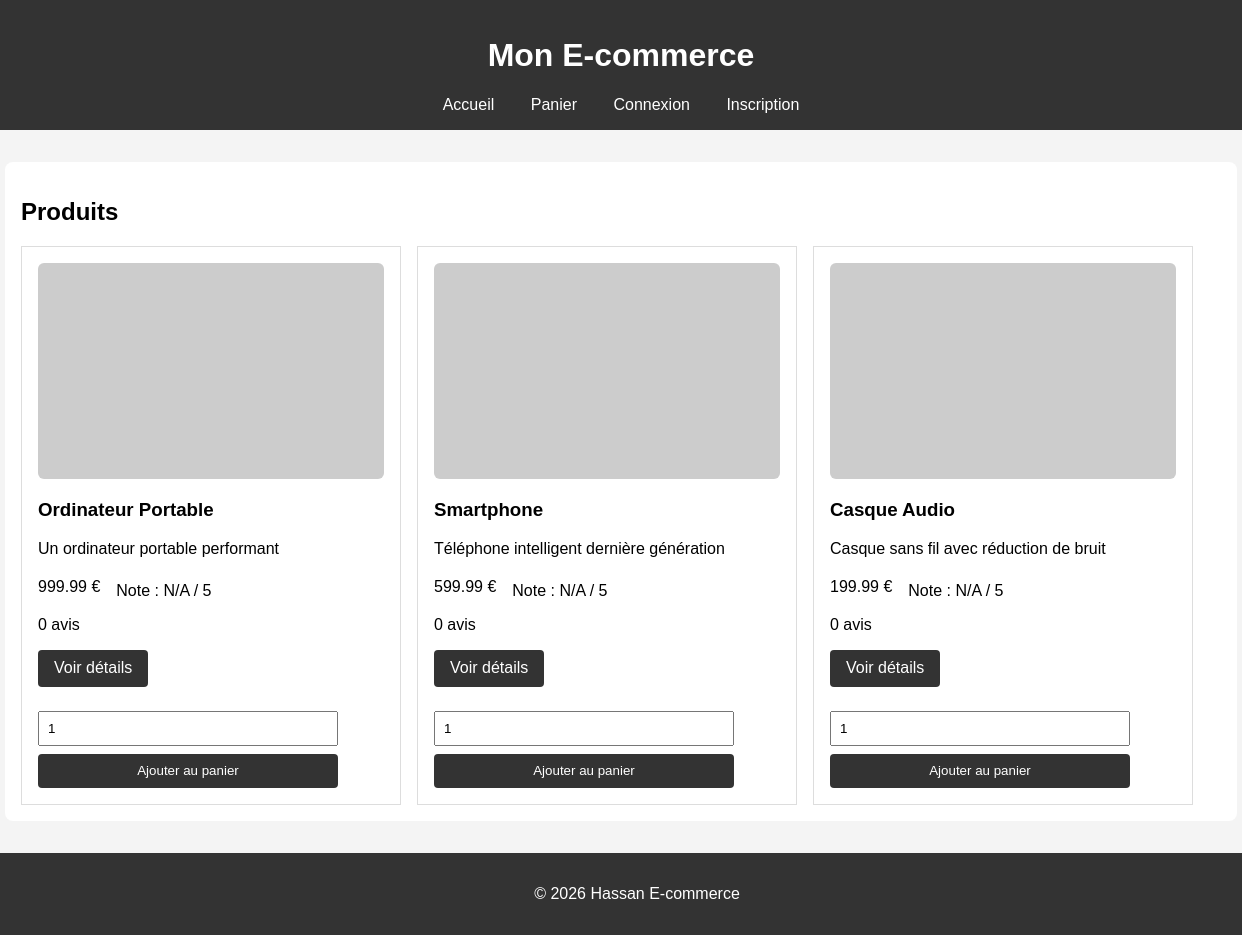
The page / on the database its author committed.
### tables this page shows
CREATE TABLE products (
    id INT AUTO_INCREMENT PRIMARY KEY,
    name VARCHAR(100) NOT NULL,
    description TEXT,
    price DECIMAL(10,2) NOT NULL,
    image VARCHAR(255),
    stock INT DEFAULT 0,
    created_at TIMESTAMP DEFAULT CURRENT_TIMESTAMP
);

### config.php (called while the page is built, shortened)
<?php
function getProductRating(PDO $db, int $productId): array {
    try {
        $stmt = $db->prepare("SELECT AVG(rating) AS avg_rating, COUNT(*) AS review_count FROM reviews WHERE product_id = ?");
        $stmt->execute([$productId]);
        $result = $stmt->fetch(PDO::FETCH_ASSOC);
        return [
            'avg_rating' => $result['avg_rating'] ? round($result['avg_rating'], 1) : 0,
            'review_count' => $result['review_count'] ?? 0,
        ];
    } catch (PDOException $e) {
        return ['avg_rating' => 0, 'review_count' => 0];
    }
}
?>

### index.php (the view, shortened to what this page needs)
<?php
require 'config.php';
$db = getDBConnection();
$stmt = $db->query("SELECT * FROM products");
$products = $stmt->fetchAll(PDO::FETCH_ASSOC);
?>
<!DOCTYPE html>
<html lang="fr">
<head>
    <link rel="stylesheet" href="css/style.css">
</head>
<body>
    <header>
        <h1>Mon E-commerce</h1>
        <nav>
            <a href="index.php">Accueil</a>
            <a href="cart.php">Panier</a>
            <?php if(isset($_SESSION['user_id'])): ?>
                <a href="logout.php">Déconnexion</a>
            <?php else: ?>
                <a href="login.php">Connexion</a>
                <a href="register.php">Inscription</a>
            <?php endif; ?>
        </nav>
    </header>
    <main>
        <h2>Produits</h2>
        <div class="products">
            <?php foreach($products as $product): ?>
                <?php $productImage = !empty($product['image']) ? $product['image'] : 'https://via.placeholder.com/400x250?text=Produit';
                $ratingInfo = getProductRating($db, $product['id']); ?>
                <div class="product">
                    <img class="product-image" src="<?php echo htmlspecialchars($productImage); ?>" alt="<?php echo htmlspecialchars($product['name']); ?>">
                    <h3><?php echo htmlspecialchars($product['name']); ?></h3>
                    <p><?php echo htmlspecialchars($product['description']); ?></p>
                    <div class="product-meta">
                        <span class="product-price"><?php echo $product['price']; ?> €</span>
                        <span class="product-rating">Note : <?php echo $ratingInfo['avg_rating'] > 0 ? number_format($ratingInfo['avg_rating'], 1) : 'N/A'; ?> / 5</span>
                    </div>
                    <p class="review-count"><?php echo $ratingInfo['review_count']; ?> avis</p>
                    <a class="button" href="product.php?id=<?php echo $product['id']; ?>">Voir détails</a>
                    <form action="add_to_cart.php" method="post">
                        <input type="number" name="quantity" value="1" min="1">
                        <button type="submit">Ajouter au panier</button>
                    </form>
                </div>
            <?php endforeach; ?>
        </div>
    </main>
    <footer>
        <p>&copy; 2026 Hassan E-commerce</p>
    </footer>
</body>
</html>

### css/style.css (style rules this page uses)
body { font-family: Arial, sans-serif; margin: 0; padding: 0; background-color: #f4f4f4; }
header { background-color: #333; color: white; padding: 1rem; text-align: center; }
nav a { color: white; margin: 0 1rem; text-decoration: none; }
main { max-width: 1200px; margin: 2rem auto; padding: 1rem; background: white; border-radius: 8px; }
.products { display: flex; flex-wrap: wrap; gap: 1rem; }
.product { border: 1px solid #ddd; padding: 1rem; width: calc(33% - 1rem); box-sizing: border-box; }
.product h3 { margin-top: 0; }
.product form { margin-top: 1rem; }
form { display: flex; flex-direction: column; max-width: 300px; }
input, button { padding: 0.5rem; margin-top: 0.5rem; }
button, .button { display: inline-block; background-color: #333; color: white; border: none; cursor: pointer; padding: 0.6rem 1rem; border-radius: 4px; text-decoration: none; }
.product-image, .product-detail-image { width: 100%; max-height: 260px; object-fit: cover; border-radius: 6px; margin-bottom: 1rem; }
.product-meta, .review-header, .payment-options { display: flex; flex-wrap: wrap; gap: 1rem; align-items: center; margin-bottom: 1rem; }
.product-rating, .review-count, .payment-note, .success, .error { display: block; margin-top: 0.5rem; }
footer { text-align: center; padding: 1rem; background-color: #333; color: white; position: relative; width: 100%; }

### rows shown on the page
products: name "Ordinateur Portable", description "Un ordinateur portable performant", price "999.99", review_count "0"
products: name "Smartphone", description "Téléphone intelligent dernière génération", price "599.99", review_count "0"
products: name "Casque Audio", description "Casque sans fil avec réduction de bruit", price "199.99", review_count "0"
